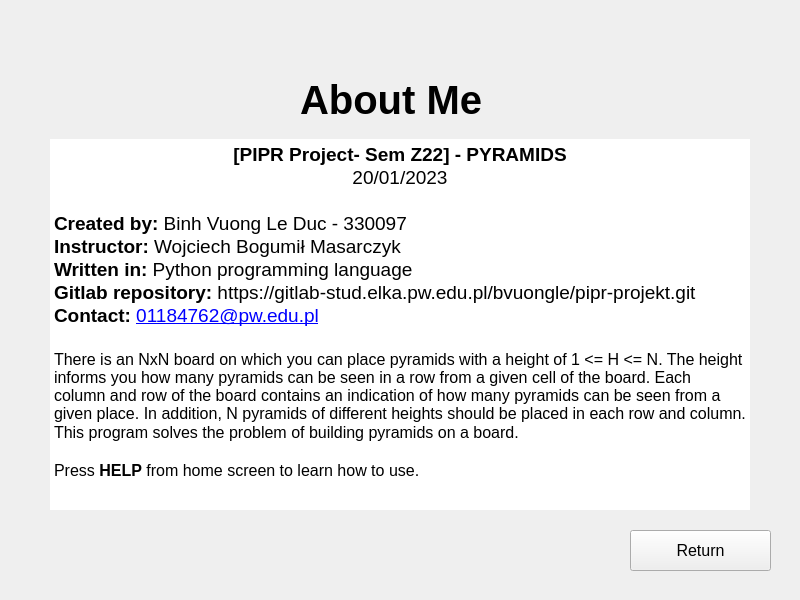
<?xml version="1.0" encoding="UTF-8"?>
<ui version="4.0">
 <class>Piramidy</class>
 <widget class="QMainWindow" name="Piramidy">
  <property name="geometry">
   <rect>
    <x>0</x>
    <y>0</y>
    <width>800</width>
    <height>600</height>
   </rect>
  </property>
  <property name="sizePolicy">
   <sizepolicy hsizetype="Fixed" vsizetype="Fixed">
    <horstretch>0</horstretch>
    <verstretch>0</verstretch>
   </sizepolicy>
  </property>
  <property name="minimumSize">
   <size>
    <width>800</width>
    <height>600</height>
   </size>
  </property>
  <property name="maximumSize">
   <size>
    <width>800</width>
    <height>600</height>
   </size>
  </property>
  <property name="font">
   <font>
    <pointsize>12</pointsize>
    <weight>50</weight>
    <bold>false</bold>
   </font>
  </property>
  <property name="windowTitle">
   <string>Pyramids</string>
  </property>
  <property name="autoFillBackground">
   <bool>false</bool>
  </property>
  <property name="iconSize">
   <size>
    <width>30</width>
    <height>30</height>
   </size>
  </property>
  <widget class="QWidget" name="centralwidget">
   <property name="minimumSize">
    <size>
     <width>800</width>
     <height>600</height>
    </size>
   </property>
   <property name="maximumSize">
    <size>
     <width>800</width>
     <height>600</height>
    </size>
   </property>
   <widget class="QStackedWidget" name="mainStack">
    <property name="geometry">
     <rect>
      <x>0</x>
      <y>0</y>
      <width>800</width>
      <height>600</height>
     </rect>
    </property>
    <property name="minimumSize">
     <size>
      <width>800</width>
      <height>600</height>
     </size>
    </property>
    <property name="maximumSize">
     <size>
      <width>800</width>
      <height>600</height>
     </size>
    </property>
    <property name="currentIndex">
     <number>3</number>
    </property>
    <widget class="QWidget" name="home">
     <property name="minimumSize">
      <size>
       <width>800</width>
       <height>600</height>
      </size>
     </property>
     <property name="maximumSize">
      <size>
       <width>800</width>
       <height>600</height>
      </size>
     </property>
     <widget class="QPushButton" name="exit_btn">
      <property name="geometry">
       <rect>
        <x>325</x>
        <y>465</y>
        <width>150</width>
        <height>50</height>
       </rect>
      </property>
      <property name="text">
       <string>Exit</string>
      </property>
     </widget>
     <widget class="QPushButton" name="about_btn">
      <property name="geometry">
       <rect>
        <x>325</x>
        <y>385</y>
        <width>150</width>
        <height>50</height>
       </rect>
      </property>
      <property name="text">
       <string>About</string>
      </property>
     </widget>
     <widget class="QPushButton" name="start_btn">
      <property name="geometry">
       <rect>
        <x>325</x>
        <y>225</y>
        <width>150</width>
        <height>50</height>
       </rect>
      </property>
      <property name="text">
       <string>Start</string>
      </property>
     </widget>
     <widget class="QLabel" name="prog_name">
      <property name="geometry">
       <rect>
        <x>80</x>
        <y>60</y>
        <width>640</width>
        <height>120</height>
       </rect>
      </property>
      <property name="font">
       <font>
        <pointsize>30</pointsize>
        <weight>75</weight>
        <bold>true</bold>
       </font>
      </property>
      <property name="text">
       <string>Where to put those pyramids?</string>
      </property>
      <property name="alignment">
       <set>Qt::AlignCenter</set>
      </property>
     </widget>
     <widget class="QPushButton" name="help_btn">
      <property name="geometry">
       <rect>
        <x>325</x>
        <y>305</y>
        <width>150</width>
        <height>50</height>
       </rect>
      </property>
      <property name="text">
       <string>Help</string>
      </property>
     </widget>
    </widget>
    <widget class="QWidget" name="solve">
     <widget class="QTableView" name="tableView">
      <property name="geometry">
       <rect>
        <x>0</x>
        <y>0</y>
        <width>600</width>
        <height>600</height>
       </rect>
      </property>
     </widget>
     <widget class="QTableWidget" name="ansTable">
      <property name="geometry">
       <rect>
        <x>59</x>
        <y>59</y>
        <width>482</width>
        <height>482</height>
       </rect>
      </property>
      <property name="font">
       <font>
        <pointsize>13</pointsize>
        <weight>75</weight>
        <italic>false</italic>
        <bold>true</bold>
       </font>
      </property>
      <property name="focusPolicy">
       <enum>Qt::NoFocus</enum>
      </property>
      <property name="frameShape">
       <enum>QFrame::StyledPanel</enum>
      </property>
      <property name="frameShadow">
       <enum>QFrame::Plain</enum>
      </property>
      <property name="lineWidth">
       <number>3</number>
      </property>
      <property name="verticalScrollBarPolicy">
       <enum>Qt::ScrollBarAlwaysOff</enum>
      </property>
      <property name="horizontalScrollBarPolicy">
       <enum>Qt::ScrollBarAlwaysOff</enum>
      </property>
      <property name="sizeAdjustPolicy">
       <enum>QAbstractScrollArea::AdjustToContents</enum>
      </property>
      <property name="editTriggers">
       <set>QAbstractItemView::NoEditTriggers</set>
      </property>
      <property name="rowCount">
       <number>1</number>
      </property>
      <property name="columnCount">
       <number>1</number>
      </property>
      <attribute name="horizontalHeaderVisible">
       <bool>false</bool>
      </attribute>
      <attribute name="horizontalHeaderMinimumSectionSize">
       <number>0</number>
      </attribute>
      <attribute name="horizontalHeaderDefaultSectionSize">
       <number>480</number>
      </attribute>
      <attribute name="horizontalHeaderStretchLastSection">
       <bool>false</bool>
      </attribute>
      <attribute name="verticalHeaderVisible">
       <bool>false</bool>
      </attribute>
      <attribute name="verticalHeaderMinimumSectionSize">
       <number>0</number>
      </attribute>
      <attribute name="verticalHeaderDefaultSectionSize">
       <number>480</number>
      </attribute>
      <attribute name="verticalHeaderStretchLastSection">
       <bool>false</bool>
      </attribute>
      <row/>
      <column/>
     </widget>
     <widget class="QTableWidget" name="hintRight">
      <property name="geometry">
       <rect>
        <x>11</x>
        <y>57</y>
        <width>46</width>
        <height>486</height>
       </rect>
      </property>
      <property name="font">
       <font>
        <pointsize>13</pointsize>
       </font>
      </property>
      <property name="focusPolicy">
       <enum>Qt::ClickFocus</enum>
      </property>
      <property name="inputMethodHints">
       <set>Qt::ImhDigitsOnly|Qt::ImhFormattedNumbersOnly|Qt::ImhPreferNumbers</set>
      </property>
      <property name="frameShape">
       <enum>QFrame::Box</enum>
      </property>
      <property name="frameShadow">
       <enum>QFrame::Plain</enum>
      </property>
      <property name="lineWidth">
       <number>3</number>
      </property>
      <property name="verticalScrollBarPolicy">
       <enum>Qt::ScrollBarAlwaysOff</enum>
      </property>
      <property name="horizontalScrollBarPolicy">
       <enum>Qt::ScrollBarAlwaysOff</enum>
      </property>
      <property name="sizeAdjustPolicy">
       <enum>QAbstractScrollArea::AdjustToContents</enum>
      </property>
      <property name="autoScroll">
       <bool>true</bool>
      </property>
      <property name="editTriggers">
       <set>QAbstractItemView::AnyKeyPressed|QAbstractItemView::DoubleClicked|QAbstractItemView::EditKeyPressed|QAbstractItemView::SelectedClicked</set>
      </property>
      <property name="textElideMode">
       <enum>Qt::ElideRight</enum>
      </property>
      <property name="showGrid">
       <bool>true</bool>
      </property>
      <property name="rowCount">
       <number>1</number>
      </property>
      <property name="columnCount">
       <number>1</number>
      </property>
      <attribute name="horizontalHeaderVisible">
       <bool>false</bool>
      </attribute>
      <attribute name="horizontalHeaderMinimumSectionSize">
       <number>40</number>
      </attribute>
      <attribute name="horizontalHeaderDefaultSectionSize">
       <number>40</number>
      </attribute>
      <attribute name="horizontalHeaderStretchLastSection">
       <bool>false</bool>
      </attribute>
      <attribute name="verticalHeaderVisible">
       <bool>false</bool>
      </attribute>
      <attribute name="verticalHeaderMinimumSectionSize">
       <number>0</number>
      </attribute>
      <attribute name="verticalHeaderDefaultSectionSize">
       <number>480</number>
      </attribute>
      <attribute name="verticalHeaderStretchLastSection">
       <bool>false</bool>
      </attribute>
      <row/>
      <column/>
      <item row="0" column="0">
       <property name="text">
        <string/>
       </property>
       <property name="textAlignment">
        <set>AlignCenter</set>
       </property>
      </item>
     </widget>
     <widget class="QTableWidget" name="hintTop">
      <property name="geometry">
       <rect>
        <x>57</x>
        <y>11</y>
        <width>486</width>
        <height>46</height>
       </rect>
      </property>
      <property name="font">
       <font>
        <pointsize>13</pointsize>
       </font>
      </property>
      <property name="focusPolicy">
       <enum>Qt::ClickFocus</enum>
      </property>
      <property name="acceptDrops">
       <bool>false</bool>
      </property>
      <property name="inputMethodHints">
       <set>Qt::ImhDigitsOnly|Qt::ImhFormattedNumbersOnly|Qt::ImhPreferNumbers</set>
      </property>
      <property name="frameShape">
       <enum>QFrame::Box</enum>
      </property>
      <property name="frameShadow">
       <enum>QFrame::Plain</enum>
      </property>
      <property name="lineWidth">
       <number>3</number>
      </property>
      <property name="verticalScrollBarPolicy">
       <enum>Qt::ScrollBarAlwaysOff</enum>
      </property>
      <property name="horizontalScrollBarPolicy">
       <enum>Qt::ScrollBarAlwaysOff</enum>
      </property>
      <property name="sizeAdjustPolicy">
       <enum>QAbstractScrollArea::AdjustToContents</enum>
      </property>
      <property name="autoScroll">
       <bool>true</bool>
      </property>
      <property name="autoScrollMargin">
       <number>0</number>
      </property>
      <property name="editTriggers">
       <set>QAbstractItemView::AnyKeyPressed|QAbstractItemView::DoubleClicked|QAbstractItemView::EditKeyPressed|QAbstractItemView::SelectedClicked</set>
      </property>
      <property name="rowCount">
       <number>1</number>
      </property>
      <property name="columnCount">
       <number>1</number>
      </property>
      <attribute name="horizontalHeaderVisible">
       <bool>false</bool>
      </attribute>
      <attribute name="horizontalHeaderMinimumSectionSize">
       <number>0</number>
      </attribute>
      <attribute name="horizontalHeaderDefaultSectionSize">
       <number>480</number>
      </attribute>
      <attribute name="horizontalHeaderStretchLastSection">
       <bool>false</bool>
      </attribute>
      <attribute name="verticalHeaderVisible">
       <bool>false</bool>
      </attribute>
      <attribute name="verticalHeaderMinimumSectionSize">
       <number>40</number>
      </attribute>
      <attribute name="verticalHeaderDefaultSectionSize">
       <number>40</number>
      </attribute>
      <attribute name="verticalHeaderStretchLastSection">
       <bool>false</bool>
      </attribute>
      <row/>
      <column/>
      <item row="0" column="0">
       <property name="text">
        <string/>
       </property>
       <property name="textAlignment">
        <set>AlignCenter</set>
       </property>
      </item>
     </widget>
     <widget class="QTableWidget" name="hintBot">
      <property name="geometry">
       <rect>
        <x>57</x>
        <y>543</y>
        <width>486</width>
        <height>46</height>
       </rect>
      </property>
      <property name="font">
       <font>
        <pointsize>13</pointsize>
       </font>
      </property>
      <property name="focusPolicy">
       <enum>Qt::ClickFocus</enum>
      </property>
      <property name="inputMethodHints">
       <set>Qt::ImhDigitsOnly|Qt::ImhFormattedNumbersOnly|Qt::ImhPreferNumbers</set>
      </property>
      <property name="frameShape">
       <enum>QFrame::Box</enum>
      </property>
      <property name="frameShadow">
       <enum>QFrame::Plain</enum>
      </property>
      <property name="lineWidth">
       <number>3</number>
      </property>
      <property name="verticalScrollBarPolicy">
       <enum>Qt::ScrollBarAlwaysOff</enum>
      </property>
      <property name="horizontalScrollBarPolicy">
       <enum>Qt::ScrollBarAlwaysOff</enum>
      </property>
      <property name="sizeAdjustPolicy">
       <enum>QAbstractScrollArea::AdjustToContents</enum>
      </property>
      <property name="editTriggers">
       <set>QAbstractItemView::AnyKeyPressed|QAbstractItemView::DoubleClicked|QAbstractItemView::EditKeyPressed|QAbstractItemView::SelectedClicked</set>
      </property>
      <property name="rowCount">
       <number>1</number>
      </property>
      <property name="columnCount">
       <number>1</number>
      </property>
      <attribute name="horizontalHeaderVisible">
       <bool>false</bool>
      </attribute>
      <attribute name="horizontalHeaderMinimumSectionSize">
       <number>0</number>
      </attribute>
      <attribute name="horizontalHeaderDefaultSectionSize">
       <number>480</number>
      </attribute>
      <attribute name="horizontalHeaderStretchLastSection">
       <bool>false</bool>
      </attribute>
      <attribute name="verticalHeaderVisible">
       <bool>false</bool>
      </attribute>
      <attribute name="verticalHeaderMinimumSectionSize">
       <number>40</number>
      </attribute>
      <attribute name="verticalHeaderDefaultSectionSize">
       <number>40</number>
      </attribute>
      <attribute name="verticalHeaderStretchLastSection">
       <bool>false</bool>
      </attribute>
      <row/>
      <column/>
      <item row="0" column="0">
       <property name="textAlignment">
        <set>AlignCenter</set>
       </property>
      </item>
     </widget>
     <widget class="QTableWidget" name="hintLeft">
      <property name="geometry">
       <rect>
        <x>543</x>
        <y>57</y>
        <width>46</width>
        <height>486</height>
       </rect>
      </property>
      <property name="font">
       <font>
        <pointsize>13</pointsize>
       </font>
      </property>
      <property name="focusPolicy">
       <enum>Qt::ClickFocus</enum>
      </property>
      <property name="inputMethodHints">
       <set>Qt::ImhDigitsOnly|Qt::ImhFormattedNumbersOnly|Qt::ImhPreferNumbers</set>
      </property>
      <property name="frameShape">
       <enum>QFrame::Box</enum>
      </property>
      <property name="frameShadow">
       <enum>QFrame::Plain</enum>
      </property>
      <property name="lineWidth">
       <number>3</number>
      </property>
      <property name="verticalScrollBarPolicy">
       <enum>Qt::ScrollBarAlwaysOff</enum>
      </property>
      <property name="horizontalScrollBarPolicy">
       <enum>Qt::ScrollBarAlwaysOff</enum>
      </property>
      <property name="sizeAdjustPolicy">
       <enum>QAbstractScrollArea::AdjustToContents</enum>
      </property>
      <property name="autoScroll">
       <bool>true</bool>
      </property>
      <property name="editTriggers">
       <set>QAbstractItemView::AnyKeyPressed|QAbstractItemView::DoubleClicked|QAbstractItemView::EditKeyPressed|QAbstractItemView::SelectedClicked</set>
      </property>
      <property name="rowCount">
       <number>1</number>
      </property>
      <property name="columnCount">
       <number>1</number>
      </property>
      <attribute name="horizontalHeaderVisible">
       <bool>false</bool>
      </attribute>
      <attribute name="horizontalHeaderMinimumSectionSize">
       <number>40</number>
      </attribute>
      <attribute name="horizontalHeaderDefaultSectionSize">
       <number>40</number>
      </attribute>
      <attribute name="horizontalHeaderStretchLastSection">
       <bool>false</bool>
      </attribute>
      <attribute name="verticalHeaderVisible">
       <bool>false</bool>
      </attribute>
      <attribute name="verticalHeaderMinimumSectionSize">
       <number>0</number>
      </attribute>
      <attribute name="verticalHeaderDefaultSectionSize">
       <number>480</number>
      </attribute>
      <attribute name="verticalHeaderStretchLastSection">
       <bool>false</bool>
      </attribute>
      <row/>
      <column/>
      <item row="0" column="0">
       <property name="textAlignment">
        <set>AlignCenter</set>
       </property>
      </item>
     </widget>
     <widget class="QSpinBox" name="sizeBoard">
      <property name="geometry">
       <rect>
        <x>720</x>
        <y>60</y>
        <width>60</width>
        <height>50</height>
       </rect>
      </property>
      <property name="minimum">
       <number>1</number>
      </property>
      <property name="maximum">
       <number>15</number>
      </property>
     </widget>
     <widget class="QPushButton" name="reset_btn">
      <property name="geometry">
       <rect>
        <x>640</x>
        <y>320</y>
        <width>120</width>
        <height>40</height>
       </rect>
      </property>
      <property name="text">
       <string>Reset</string>
      </property>
     </widget>
     <widget class="QPushButton" name="run_btn">
      <property name="geometry">
       <rect>
        <x>640</x>
        <y>250</y>
        <width>120</width>
        <height>40</height>
       </rect>
      </property>
      <property name="text">
       <string>Run</string>
      </property>
     </widget>
     <widget class="QPushButton" name="returnS_btn">
      <property name="geometry">
       <rect>
        <x>640</x>
        <y>460</y>
        <width>120</width>
        <height>40</height>
       </rect>
      </property>
      <property name="text">
       <string>Return</string>
      </property>
     </widget>
     <widget class="QLabel" name="label_size">
      <property name="geometry">
       <rect>
        <x>610</x>
        <y>55</y>
        <width>100</width>
        <height>60</height>
       </rect>
      </property>
      <property name="font">
       <font>
        <weight>75</weight>
        <bold>true</bold>
       </font>
      </property>
      <property name="lineWidth">
       <number>1</number>
      </property>
      <property name="text">
       <string>&lt;html&gt;&lt;head/&gt;&lt;body&gt;&lt;p&gt;Board Size:&lt;/p&gt;&lt;/body&gt;&lt;/html&gt;</string>
      </property>
     </widget>
     <widget class="QPushButton" name="openf_btn">
      <property name="geometry">
       <rect>
        <x>640</x>
        <y>180</y>
        <width>120</width>
        <height>40</height>
       </rect>
      </property>
      <property name="text">
       <string>Open...</string>
      </property>
     </widget>
     <widget class="QPushButton" name="save_btn">
      <property name="geometry">
       <rect>
        <x>640</x>
        <y>390</y>
        <width>120</width>
        <height>40</height>
       </rect>
      </property>
      <property name="text">
       <string>Save</string>
      </property>
     </widget>
    </widget>
    <widget class="QWidget" name="help">
     <widget class="QPushButton" name="returnH_btn">
      <property name="geometry">
       <rect>
        <x>630</x>
        <y>530</y>
        <width>141</width>
        <height>41</height>
       </rect>
      </property>
      <property name="text">
       <string>Return</string>
      </property>
     </widget>
     <widget class="QLabel" name="label_2">
      <property name="geometry">
       <rect>
        <x>135</x>
        <y>60</y>
        <width>530</width>
        <height>90</height>
       </rect>
      </property>
      <property name="font">
       <font>
        <pointsize>30</pointsize>
        <weight>75</weight>
        <bold>true</bold>
       </font>
      </property>
      <property name="text">
       <string>How to use this program?</string>
      </property>
     </widget>
     <widget class="QTextBrowser" name="textBrowser_2">
      <property name="geometry">
       <rect>
        <x>50</x>
        <y>160</y>
        <width>700</width>
        <height>320</height>
       </rect>
      </property>
      <property name="frameShape">
       <enum>QFrame::NoFrame</enum>
      </property>
      <property name="html">
       <string>&lt;!DOCTYPE HTML PUBLIC &quot;-//W3C//DTD HTML 4.0//EN&quot; &quot;http://www.w3.org/TR/REC-html40/strict.dtd&quot;&gt;
&lt;html&gt;&lt;head&gt;&lt;meta name=&quot;qrichtext&quot; content=&quot;1&quot; /&gt;&lt;style type=&quot;text/css&quot;&gt;
p, li { white-space: pre-wrap; }
&lt;/style&gt;&lt;/head&gt;&lt;body style=&quot; font-family:'MS Shell Dlg 2'; font-size:12pt; font-weight:400; font-style:normal;&quot;&gt;
&lt;ol style=&quot;margin-top: 0px; margin-bottom: 0px; margin-left: 0px; margin-right: 0px; -qt-list-indent: 1;&quot;&gt;&lt;li style=&quot; font-size:7.8pt;&quot; style=&quot; margin-top:12px; margin-bottom:0px; margin-left:0px; margin-right:0px; -qt-block-indent:0; text-indent:0px;&quot;&gt;&lt;span style=&quot; font-size:14pt;&quot;&gt;Press &lt;/span&gt;&lt;span style=&quot; font-size:14pt; font-weight:600;&quot;&gt;START&lt;/span&gt;&lt;span style=&quot; font-size:14pt;&quot;&gt; to get started.&lt;/span&gt;&lt;/li&gt;
&lt;li style=&quot; font-size:14pt;&quot; style=&quot; margin-top:0px; margin-bottom:0px; margin-left:0px; margin-right:0px; -qt-block-indent:0; text-indent:0px;&quot;&gt;At the main interface, you have two choices to provide input data: &lt;/li&gt;
&lt;ul style=&quot;margin-top: 0px; margin-bottom: 0px; margin-left: 0px; margin-right: 0px; -qt-list-indent: 2;&quot;&gt;&lt;li style=&quot; font-size:14pt;&quot; style=&quot; margin-top:0px; margin-bottom:0px; margin-left:0px; margin-right:0px; -qt-block-indent:0; text-indent:0px;&quot;&gt;In the case of keyboard input, first, select the size of the board(N). Then enter the hints into 4 tables (2 tables of size 1xN on the top and bottom, 2 tables of size Nx1 on the right and left).&lt;/li&gt;
&lt;li style=&quot; font-size:14pt;&quot; style=&quot; margin-top:0px; margin-bottom:0px; margin-left:0px; margin-right:0px; -qt-block-indent:0; text-indent:0px;&quot;&gt;In the case of importing data from a file, click &lt;span style=&quot; font-weight:600;&quot;&gt;Open&lt;/span&gt; and select the input data file.&lt;/li&gt;&lt;/ul&gt;
&lt;li style=&quot; font-size:14pt;&quot; style=&quot; margin-top:0px; margin-bottom:0px; margin-left:0px; margin-right:0px; -qt-block-indent:0; text-indent:0px;&quot;&gt;Finally, press &lt;span style=&quot; font-weight:600;&quot;&gt;Run&lt;/span&gt; and wait for the magic to happen. Results (if any) will be displayed on the NxN board in the center. You can export the results to a file with the &lt;span style=&quot; font-weight:600;&quot;&gt;Save&lt;/span&gt; button.&lt;/li&gt;
&lt;li style=&quot; font-size:14pt;&quot; style=&quot; margin-top:0px; margin-bottom:12px; margin-left:0px; margin-right:0px; -qt-block-indent:0; text-indent:0px;&quot;&gt;Press &lt;span style=&quot; font-weight:600;&quot;&gt;Reset&lt;/span&gt; to start over.&lt;/li&gt;&lt;/ol&gt;
&lt;p style=&quot; margin-top:0px; margin-bottom:0px; margin-left:0px; margin-right:0px; -qt-block-indent:0; text-indent:0px;&quot;&gt;&lt;span style=&quot; font-size:14pt; font-weight:600;&quot;&gt;P/s:&lt;/span&gt;&lt;span style=&quot; font-size:14pt;&quot;&gt; Please make sure the input data is digits from (0, N), with the value 0 indicating no condition for this row/column.&lt;/span&gt;&lt;/p&gt;&lt;/body&gt;&lt;/html&gt;</string>
      </property>
     </widget>
    </widget>
    <widget class="QWidget" name="about">
     <widget class="QPushButton" name="returnA_btn">
      <property name="geometry">
       <rect>
        <x>630</x>
        <y>530</y>
        <width>141</width>
        <height>41</height>
       </rect>
      </property>
      <property name="text">
       <string>Return</string>
      </property>
     </widget>
     <widget class="QLabel" name="label_3">
      <property name="geometry">
       <rect>
        <x>300</x>
        <y>60</y>
        <width>200</width>
        <height>80</height>
       </rect>
      </property>
      <property name="font">
       <font>
        <pointsize>30</pointsize>
        <weight>75</weight>
        <bold>true</bold>
       </font>
      </property>
      <property name="text">
       <string>About Me</string>
      </property>
     </widget>
     <widget class="QTextBrowser" name="textBrowser">
      <property name="geometry">
       <rect>
        <x>50</x>
        <y>139</y>
        <width>700</width>
        <height>371</height>
       </rect>
      </property>
      <property name="frameShape">
       <enum>QFrame::NoFrame</enum>
      </property>
      <property name="html">
       <string>&lt;!DOCTYPE HTML PUBLIC &quot;-//W3C//DTD HTML 4.0//EN&quot; &quot;http://www.w3.org/TR/REC-html40/strict.dtd&quot;&gt;
&lt;html&gt;&lt;head&gt;&lt;meta name=&quot;qrichtext&quot; content=&quot;1&quot; /&gt;&lt;style type=&quot;text/css&quot;&gt;
p, li { white-space: pre-wrap; }
&lt;/style&gt;&lt;/head&gt;&lt;body style=&quot; font-family:'MS Shell Dlg 2'; font-size:12pt; font-weight:400; font-style:normal;&quot;&gt;
&lt;p align=&quot;center&quot; style=&quot; margin-top:0px; margin-bottom:0px; margin-left:0px; margin-right:0px; -qt-block-indent:0; text-indent:0px;&quot;&gt;&lt;span style=&quot; font-size:14pt; font-weight:600;&quot;&gt;[PIPR Project- Sem Z22] - PYRAMIDS&lt;/span&gt;&lt;/p&gt;
&lt;p align=&quot;center&quot; style=&quot; margin-top:0px; margin-bottom:0px; margin-left:0px; margin-right:0px; -qt-block-indent:0; text-indent:0px;&quot;&gt;&lt;span style=&quot; font-size:14pt;&quot;&gt;20/01/2023&lt;/span&gt;&lt;/p&gt;
&lt;p align=&quot;center&quot; style=&quot;-qt-paragraph-type:empty; margin-top:0px; margin-bottom:0px; margin-left:0px; margin-right:0px; -qt-block-indent:0; text-indent:0px; font-size:14pt;&quot;&gt;&lt;br /&gt;&lt;/p&gt;
&lt;p style=&quot; margin-top:0px; margin-bottom:0px; margin-left:0px; margin-right:0px; -qt-block-indent:0; text-indent:0px;&quot;&gt;&lt;span style=&quot; font-size:14pt; font-weight:600;&quot;&gt;Created by:&lt;/span&gt;&lt;span style=&quot; font-size:14pt;&quot;&gt; Binh Vuong Le Duc - 330097&lt;/span&gt;&lt;/p&gt;
&lt;p style=&quot; margin-top:0px; margin-bottom:0px; margin-left:0px; margin-right:0px; -qt-block-indent:0; text-indent:0px;&quot;&gt;&lt;span style=&quot; font-size:14pt; font-weight:600;&quot;&gt;Instructor:&lt;/span&gt;&lt;span style=&quot; font-size:14pt;&quot;&gt; Wojciech Bogumił Masarczyk&lt;/span&gt;&lt;/p&gt;
&lt;p style=&quot; margin-top:0px; margin-bottom:0px; margin-left:0px; margin-right:0px; -qt-block-indent:0; text-indent:0px;&quot;&gt;&lt;span style=&quot; font-size:14pt; font-weight:600;&quot;&gt;Written in:&lt;/span&gt;&lt;span style=&quot; font-size:14pt;&quot;&gt; Python programming language&lt;/span&gt;&lt;/p&gt;
&lt;p style=&quot; margin-top:0px; margin-bottom:0px; margin-left:0px; margin-right:0px; -qt-block-indent:0; text-indent:0px;&quot;&gt;&lt;span style=&quot; font-size:14pt; font-weight:600;&quot;&gt;Gitlab repository:&lt;/span&gt;&lt;span style=&quot; font-size:14pt;&quot;&gt; https://gitlab-stud.elka.pw.edu.pl/bvuongle/pipr-projekt.git&lt;/span&gt;&lt;/p&gt;
&lt;p style=&quot; margin-top:0px; margin-bottom:0px; margin-left:0px; margin-right:0px; -qt-block-indent:0; text-indent:0px;&quot;&gt;&lt;span style=&quot; font-size:14pt; font-weight:600;&quot;&gt;Contact:&lt;/span&gt;&lt;span style=&quot; font-size:14pt;&quot;&gt; &lt;/span&gt;&lt;span style=&quot; font-size:14pt; text-decoration: underline; color:#0000ff;&quot;&gt;01184762@pw.edu.pl&lt;/span&gt;&lt;/p&gt;
&lt;p style=&quot;-qt-paragraph-type:empty; margin-top:0px; margin-bottom:0px; margin-left:0px; margin-right:0px; -qt-block-indent:0; text-indent:0px; font-size:14pt; text-decoration: underline; color:#0000ff;&quot;&gt;&lt;br /&gt;&lt;/p&gt;
&lt;p style=&quot; margin-top:0px; margin-bottom:0px; margin-left:0px; margin-right:0px; -qt-block-indent:0; text-indent:0px;&quot;&gt;There is an NxN board on which you can place pyramids with a height of 1 &amp;lt;= H &amp;lt;= N. The height informs you how many pyramids can be seen in a row from a given cell of the board. Each column and row of the board contains an indication of how many pyramids can be seen from a given place. In addition, N pyramids of different heights should be placed in each row and column.&lt;/p&gt;
&lt;p style=&quot; margin-top:0px; margin-bottom:0px; margin-left:0px; margin-right:0px; -qt-block-indent:0; text-indent:0px;&quot;&gt;This program solves the problem of building pyramids on a board. &lt;/p&gt;
&lt;p style=&quot;-qt-paragraph-type:empty; margin-top:0px; margin-bottom:0px; margin-left:0px; margin-right:0px; -qt-block-indent:0; text-indent:0px;&quot;&gt;&lt;br /&gt;&lt;/p&gt;
&lt;p style=&quot; margin-top:0px; margin-bottom:0px; margin-left:0px; margin-right:0px; -qt-block-indent:0; text-indent:0px;&quot;&gt;Press &lt;span style=&quot; font-weight:600;&quot;&gt;HELP&lt;/span&gt; from home screen to learn how to use.&lt;/p&gt;&lt;/body&gt;&lt;/html&gt;</string>
      </property>
     </widget>
    </widget>
   </widget>
  </widget>
  <action name="actionOpen">
   <property name="text">
    <string>Open</string>
   </property>
  </action>
 </widget>
 <tabstops>
  <tabstop>tableView</tabstop>
  <tabstop>help_btn</tabstop>
  <tabstop>start_btn</tabstop>
  <tabstop>about_btn</tabstop>
  <tabstop>exit_btn</tabstop>
 </tabstops>
 <resources/>
 <connections/>
</ui>
